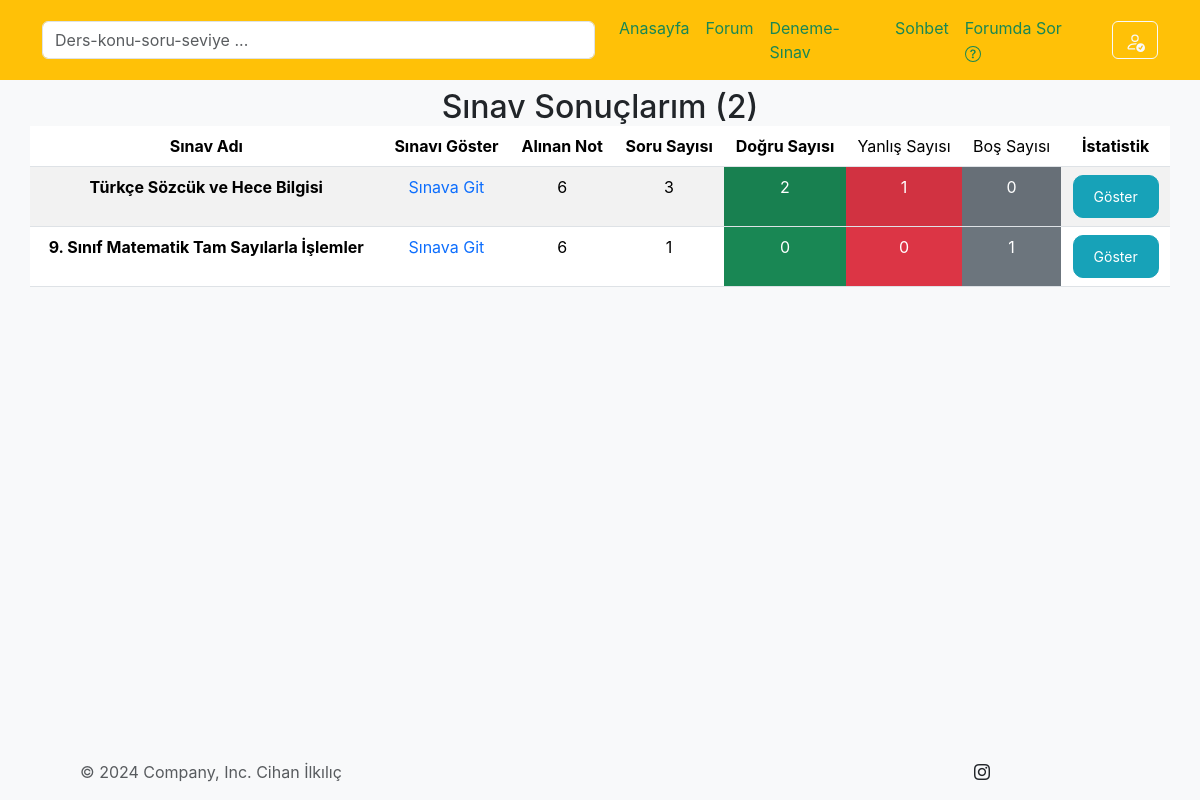
The app's page /testing_and_exam/exam_result_show/ (signed in) with its own data.
### testing_and_exam/models.py (models this page shows, shortened)
class Exam_Table(models.Model):
    author=models.ForeignKey(User,on_delete = models.CASCADE,verbose_name="SINAVA KATILAN")# bunu django hazır kullanıcı tablosundan alıyoruz
    Exam_Name = models.CharField(max_length=100, verbose_name="SINAV ADI", blank=True, null=True)
    Total_Number_Of_Questions=models.CharField(max_length=3,verbose_name="TOPLAM SORU SAYISI", blank=True, null=True)
    Number_Of_True=models.CharField(max_length=3,verbose_name="TOPLAM DOĞRU SAYISI", blank=True, null=True)
    Number_Of_False=models.CharField(max_length=3,verbose_name="TOPLAM YANLIŞ SAYISI", blank=True, null=True)
    Number_Of_Empty=models.CharField(max_length=3,verbose_name="TOPLAM BOŞ SAYISI", blank=True, null=True)
    Exam_Score = models.CharField(max_length=3,verbose_name="SINAVDAN ALDIĞI PUAN", blank=True, null=True)
    Exam_Rating = models.CharField(max_length=3,verbose_name="SINAV DERECESİ", blank=True, null=True)
    Completion_Time = models.CharField(max_length=50,verbose_name="SINAV BİTİRME SÜRESİ", blank=True, null=True)
    Exam_Date = models.DateTimeField(auto_now=False,verbose_name="SINAV BİTİRME TARİHİ")
    class Meta:
        verbose_name_plural = "(TEKİL) SINAV TABLOSU"

### testing_and_exam/views.py (the view)
# urls.py: path('exam_result_show/', views.exam_result_show, name='exam_result_show'),
def exam_result_show(request):
    if request.user.is_authenticated:
        user=request.user
        exam_finif = Exam_Table.objects.filter(author=user).order_by('-id')
        cnt=exam_finif.count()
        context ={
            'exam_finif':exam_finif,
            'cnt':cnt
        }
        return render(request,"testing_and_exam/exam_result_show.html",context)
    else:
        return redirect('quizorder:index')

### templates/testing_and_exam/exam_result_show.html (shortened to what this page needs)
{% include 'base/layout.html' %}
{% block body %}
<h2 class="card-title text-center">Sınav Sonuçlarım ({{cnt}})</h2>
<table class="table table-striped table-hover container">
    <thead>
        <tr class="text-center">
            <th scope="col" >Sınav Adı</th>
            <th scope="col">Sınavı Göster</th>
            <th scope="col">Alınan Not</th>
            <th scope="col">Soru Sayısı</th>
            <th scope="col">Doğru Sayısı</th>
            <td scope="col">Yanlış Sayısı</td>
            <td scope="col">Boş Sayısı</td>
            <th scope="col">İstatistik</th>
        </tr>
    </thead>
    <tbody>
        {% if exam_finif %}
        {% for exam_finifs in  exam_finif%}
        <tr class="text-center">
            <th scope="row" class="text-center">{{exam_finifs.Exam_Name}}</th>
            <td><p><a class="link-offset-2 link-underline link-underline-opacity-0" href="{% url "testing_and_exam:show_exam_result_details" exam_finifs.Exam_Name %}">Sınava Git</a></p></td>
            <td class="text-center">{{exam_finifs.Exam_Score}}</td>
            <td>{{exam_finifs.Total_Number_Of_Questions}}</td>
            <td class="text-bg-success text-center">{{exam_finifs.Number_Of_True}}</td>
            <td class="text-bg-danger text-center">{{exam_finifs.Number_Of_False}}</td>
            <td class="text-bg-secondary text-center">{{exam_finifs.Number_Of_Empty}}</td>
            <td><a tabindex="0" class="btn btn-sm btn-danger popover-dismiss" role="button" data-bs-toggle="popover" data-bs-trigger="focus" data-bs-html="true"  title="{{exam_finifs.Exam_Name}}" data-bs-content='<strong>Toplam Katılım:100</strong><br><em>Sıralaman:12</em><br><p>Başarı Durumu:İyi</p>'>Göster</a></td>
        </tr>
        {% endfor %}
        {% else %}
        <tr>
            <td colspan="8" class="text-bg-danger text-center"><p>Herhangi bir sınavıınız yok.</p></td>
          </tr>
        {% endif %}
    </tbody>
</table>
  {% endblock body %}
{% include 'base/footer.html' %}

### templates/base/navbar.html (style rules this page uses)
body { font-family: -apple-system, BlinkMacSystemFont, 'Segoe UI', Roboto, Oxygen, Ubuntu, Cantarell, 'Open Sans', 'Helvetica Neue', sans-serif; background-color: #f8f9fa; padding-top: 20px; }

### templates/testing_and_exam/exam_result_show.html (style rules this page uses)
.popover-dismiss { background-color: #17a2b8; color: #fff; border-color: #17a2b8; border-radius: 10px; padding: 10px 20px; }

### records on screen
Exam_Table: Exam_Name "Türkçe Sözcük ve Hece Bilgisi", Exam_Score "6", Total_Number_Of_Questions "3", Number_Of_True "2", Number_Of_False "1", Number_Of_Empty "0"
Exam_Table: Exam_Name "9. Sınıf Matematik Tam Sayılarla İşlemler", Exam_Score "6", Total_Number_Of_Questions "1", Number_Of_True "0", Number_Of_False "0", Number_Of_Empty "1"

### other values on screen
{{ cnt }} "2"
